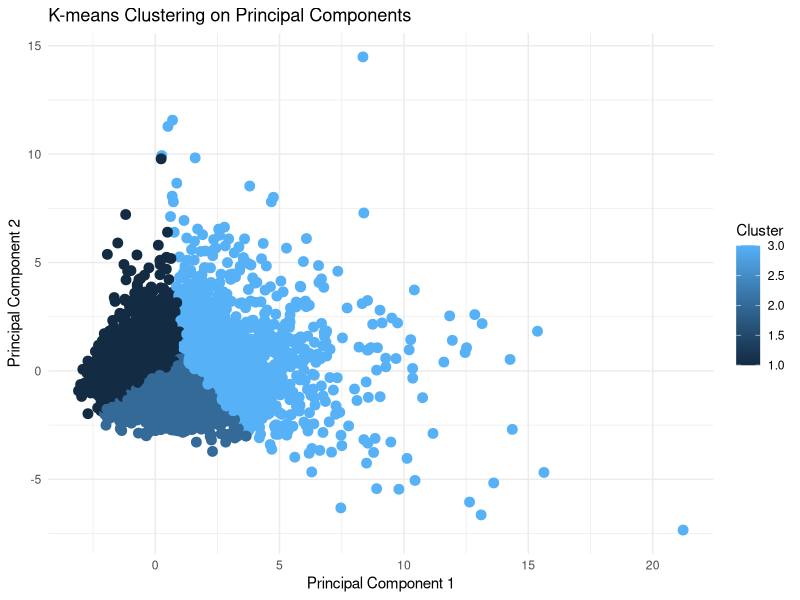

Recreate this plot in R.
library(tidyverse);
reduced_data <- read_csv("derived_data/reduced_data.csv")
plot4 <- ggplot(reduced_data, aes(x = PC1, y = PC2, color = Cluster)) +
  geom_point(size = 3) +
  labs(
    title = "K-means Clustering on Principal Components",
    x = "Principal Component 1",
    y = "Principal Component 2",
    color = "Cluster"
  ) +
  theme_minimal()
ggsave("figures/K-means Clustering on Principal Components.png", plot=plot4)